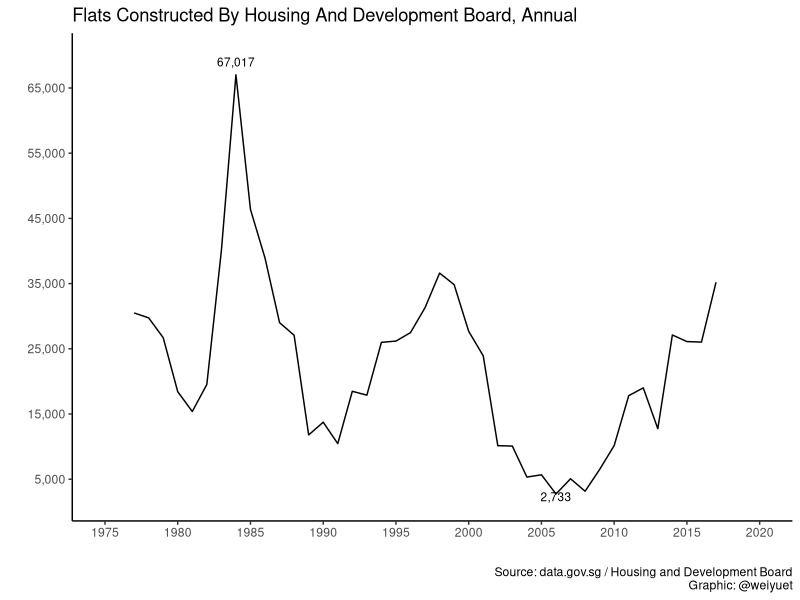
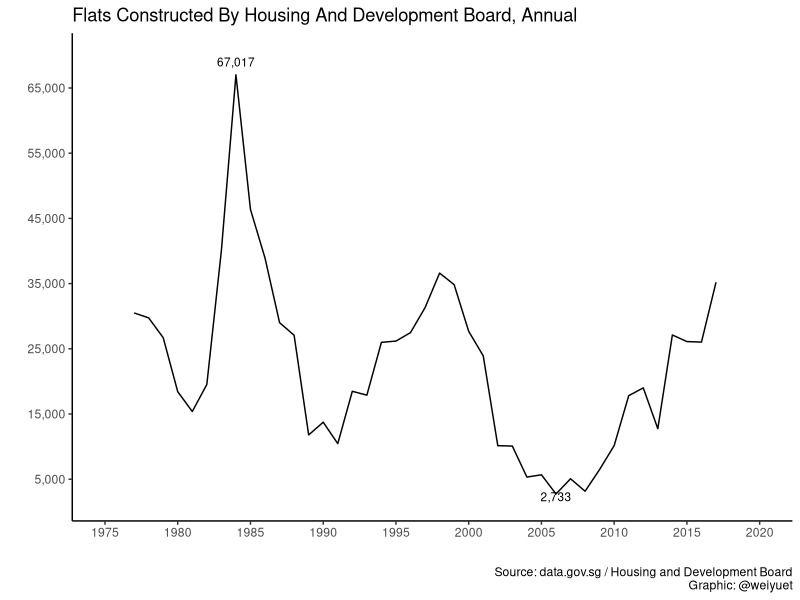

These charts were generated, in order, by the following R code:
#Load libraries
library(tidyverse)
library(scales)

#Load data
flats_constructed <- read_csv("data/flats-constructed/flats-constructed-by-housing-and-development-board-annual.csv")

#Plot number of flats constructed
flats_constructed %>% 
  ggplot(aes(x = year, y = flats_constructed)) +
  geom_line() +
  scale_x_continuous(limits = c(1975, 2020),
                     breaks = seq(1975, 2020, 5)) +
  scale_y_continuous(limits = c(2000, 70000),
                     breaks = seq(5000, 70000, 10000),
                     labels = label_number(big.mark = ",")) +
  annotate("text", x = 1984, y = 69000, label = "67,017", size = 3) +
  annotate("text", x = 2006, y = 2300, label = "2,733", size = 3) +
  theme_classic() +
  labs(x = "", y = "",
       title = "Flats Constructed By Housing And Development Board, Annual",
       caption = "Source: data.gov.sg / Housing and Development Board\nGraphic: @weiyuet")

#Save png
ggsave("figures/flats-constructed.png", width = 6, height = 4.5)
